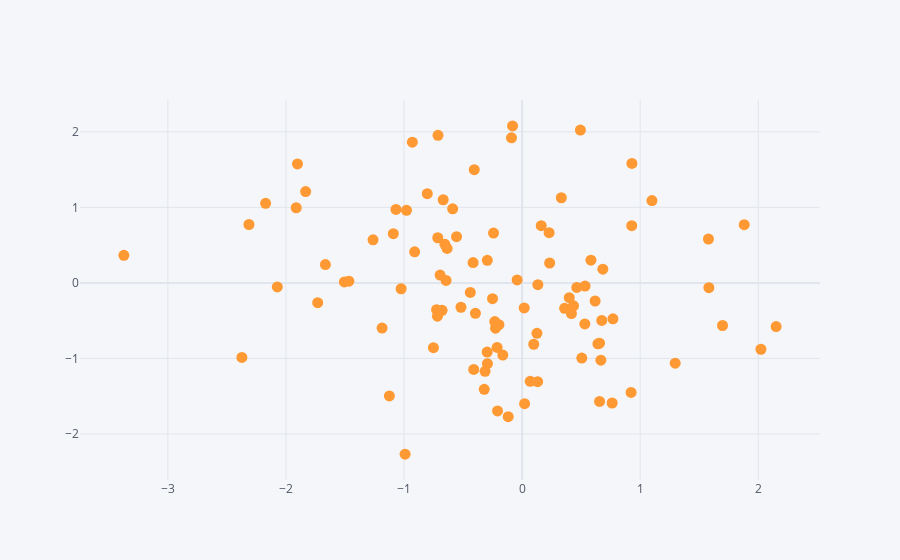

Here is the notebook cell this chart was saved with:
### Code cell
df.iplot(kind='scatter',x='A',y='B', mode='markers',size=11)
